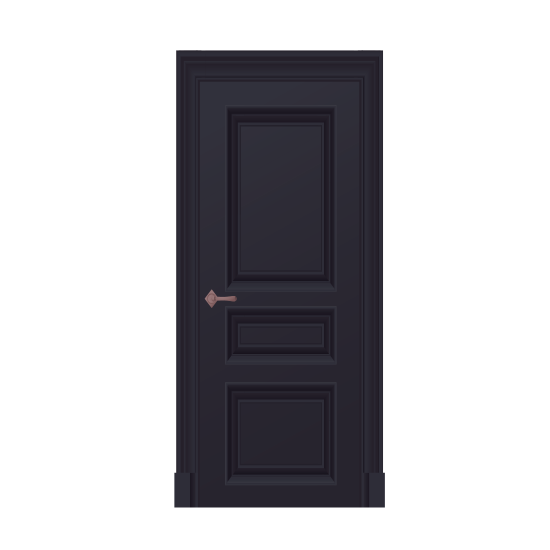
#> input picture image/door2.png, 1100 x 1100 px (shown at 1/2 size)
$ python -i AI.furniture_generator.py   (imports and definitions only)
#> lines starting #> are read from the running program, lines starting #| are printed output that depends on the picture; after the words box and inside, x2 and y2 are one past the last pixel; in counts of white or black regions, pixels touching at a corner belong together
import cv2
import numpy as np
from PIL import Image
import io
from shapely.geometry import Polygon
from shapely.ops import unary_union
from shapely.validation import make_valid
import os
from flask import Flask, request, jsonify, send_file, render_template
import json
from sklearn.cluster import KMeans

# [1 line not run here, left out]

# Папка для сохранения временных файлов
UPLOAD_FOLDER = 'uploads'
# [2 lines not run here, left out]

def get_dominant_color(image_file):
    """Извлекает доминирующий цвет из изображения в формате HEX."""
    image = Image.open(image_file).convert('RGB')
    img_array = np.array(image)
    pixels = img_array.reshape(-1, 3)
    mask = np.all(pixels > [200, 200, 200], axis=1)
    pixels = pixels[~mask]

    if len(pixels) == 0:
        return "#A0522D"  # Запасной цвет

    kmeans = KMeans(n_clusters=1, random_state=42)
    kmeans.fit(pixels)
    dominant_color = kmeans.cluster_centers_[0].astype(int)
    hex_color = f"#{dominant_color[0]:02x}{dominant_color[1]:02x}{dominant_color[2]:02x}"
    return hex_color

# [156 lines left out: functions create_floor_data, process_2d_image, not called in this run]

def create_furniture_data(image_file, scale=0.1, height=1.0, min_area_threshold=5):
#> called with image_file = 'image/door2.png', scale = 0.1, height = 1, min_area_threshold = 5
    image = Image.open(image_file).convert('RGB')
    img_array = np.array(image)
    gray = cv2.cvtColor(img_array, cv2.COLOR_RGB2GRAY)
    gray = cv2.GaussianBlur(gray, (5, 5), 0)
    thresh = cv2.adaptiveThreshold(gray, 255, cv2.ADAPTIVE_THRESH_GAUSSIAN_C,
                                   cv2.THRESH_BINARY_INV, 11, 2)
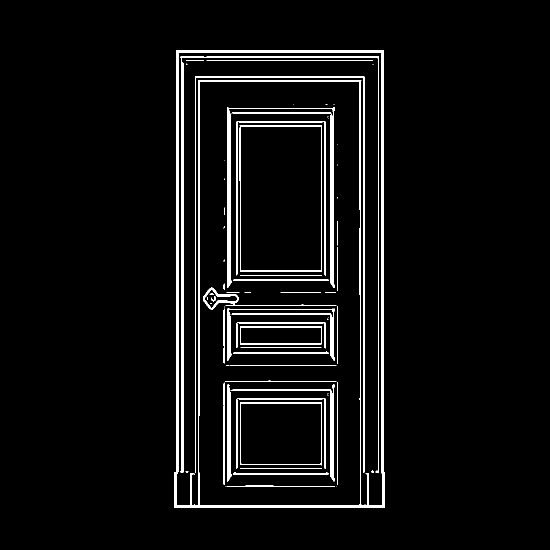
#> thresh: shape (1100, 1100) (shown at 1/2 size); 4.6% white; 73 white regions (36 under 20 px)

    contours, _ = cv2.findContours(thresh, cv2.RETR_EXTERNAL, cv2.CHAIN_APPROX_SIMPLE)
#> contours = 1 contour; box (x1, y1, x2, y2) and area: (348, 100, 770, 1015) 378880
    if not contours:
        raise ValueError(f"Не найдено контуров в {image_file}.")

    main_contour = max(contours, key=cv2.contourArea)
#> main_contour = contour of 10 points, box (x1, y1, x2, y2) (348, 100, 770, 1015), area 378880
    if cv2.contourArea(main_contour) < min_area_threshold:
        raise ValueError(f"Контур в {image_file} слишком маленький.")

    vertices = [[point[0][0] * scale, point[0][1] * scale] for point in main_contour]
#> vertices = [[35.2, 10], [35.2, 94.4], [35.1, 94.5], [34.8, 94.5], [34.8, 101.4], [76.9, 101.4], [76.9, 94.5], [76.7, 94.5], [76.6, 94.4], [76.6, 10]]
    poly = Polygon(vertices)
    if not poly.is_valid:
        poly = make_valid(poly)

    x_coords = [v[0] for v in vertices]
#> x_coords = [35.2, 35.2, 35.1, 34.8, 34.8, 76.9, 76.9, 76.7, 76.6, 76.6]
    z_coords = [v[1] for v in vertices]
#> z_coords = [10, 94.4, 94.5, 94.5, 101.4, 101.4, 94.5, 94.5, 94.4, 10]
    width = max(x_coords) - min(x_coords)
#> width = 42.1
    depth = max(z_coords) - min(z_coords)
#> depth = 91.4
    center_x = sum(x_coords) / len(x_coords)
#> center_x = 55.88
    center_z = sum(z_coords) / len(z_coords)
#> center_z = 78.96

    dominant_color = get_dominant_color(image_file)

    furniture_data = {
        "type": os.path.splitext(os.path.basename(image_file))[0],
        "size": [width, height, depth],
        "position": [center_x, height / 2, center_z],
        "rotation": [0, 0, 0],
        "color": dominant_color,
        "opacity": 1.0,
        "texture": "/static/textures/wood.jpg"
    }
    return furniture_data

# [38 lines that did not run here, left out]

# [3 lines that did not run here, left out]

# [3 lines that did not run here, left out]

# [7 lines that did not run here, left out]

# [2 lines not run here, left out]

>>> result = create_furniture_data('image/door2.png')
#> result = {'type': 'door2', 'size': [42.1, 1, 91.4], 'position': [55.88, 0.5, 78.96], 'rotation': [0, 0, 0], 'color': '#292631', 'opacity': 1, 'texture': '/static/textures/wood.jpg'}
